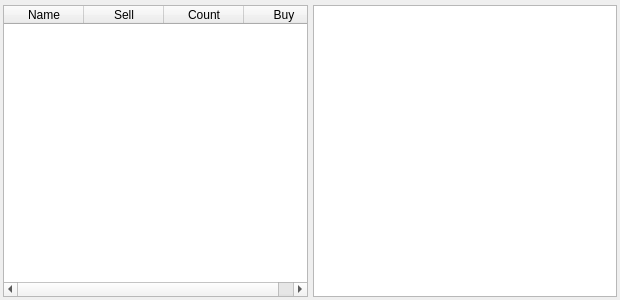
<?xml version="1.0" encoding="UTF-8"?>
<ui version="4.0">
 <class>Prices</class>
 <widget class="QDialog" name="Prices">
  <property name="geometry">
   <rect>
    <x>0</x>
    <y>0</y>
    <width>620</width>
    <height>300</height>
   </rect>
  </property>
  <layout class="QHBoxLayout" name="horizontalLayout">
   <property name="spacing">
    <number>5</number>
   </property>
   <property name="leftMargin">
    <number>3</number>
   </property>
   <property name="topMargin">
    <number>5</number>
   </property>
   <property name="rightMargin">
    <number>3</number>
   </property>
   <property name="bottomMargin">
    <number>3</number>
   </property>
   <item>
    <widget class="QStackedWidget" name="stackedWidget">
     <property name="currentIndex">
      <number>1</number>
     </property>
     <widget class="QWidget" name="pageLoading">
      <layout class="QVBoxLayout" name="verticalLayout">
       <property name="spacing">
        <number>0</number>
       </property>
       <property name="leftMargin">
        <number>0</number>
       </property>
       <property name="topMargin">
        <number>0</number>
       </property>
       <property name="rightMargin">
        <number>0</number>
       </property>
       <property name="bottomMargin">
        <number>0</number>
       </property>
       <item>
        <widget class="QLabel" name="lbStatus">
         <property name="font">
          <font>
           <pointsize>10</pointsize>
          </font>
         </property>
         <property name="alignment">
          <set>Qt::AlignCenter</set>
         </property>
         <property name="textInteractionFlags">
          <set>Qt::LinksAccessibleByMouse|Qt::TextSelectableByMouse</set>
         </property>
        </widget>
       </item>
      </layout>
     </widget>
     <widget class="QWidget" name="pageData">
      <layout class="QHBoxLayout" name="horizontalLayout_2" stretch="1,1">
       <property name="spacing">
        <number>5</number>
       </property>
       <property name="leftMargin">
        <number>0</number>
       </property>
       <property name="topMargin">
        <number>0</number>
       </property>
       <property name="rightMargin">
        <number>0</number>
       </property>
       <property name="bottomMargin">
        <number>0</number>
       </property>
       <item>
        <widget class="QTableWidget" name="tableWidget">
         <property name="editTriggers">
          <set>QAbstractItemView::NoEditTriggers</set>
         </property>
         <property name="selectionMode">
          <enum>QAbstractItemView::NoSelection</enum>
         </property>
         <property name="textElideMode">
          <enum>Qt::ElideNone</enum>
         </property>
         <property name="verticalScrollMode">
          <enum>QAbstractItemView::ScrollPerPixel</enum>
         </property>
         <property name="horizontalScrollMode">
          <enum>QAbstractItemView::ScrollPerPixel</enum>
         </property>
         <property name="showGrid">
          <bool>false</bool>
         </property>
         <property name="cornerButtonEnabled">
          <bool>false</bool>
         </property>
         <attribute name="horizontalHeaderDefaultSectionSize">
          <number>80</number>
         </attribute>
         <attribute name="horizontalHeaderHighlightSections">
          <bool>false</bool>
         </attribute>
         <attribute name="horizontalHeaderMinimumSectionSize">
          <number>20</number>
         </attribute>
         <attribute name="verticalHeaderVisible">
          <bool>false</bool>
         </attribute>
         <attribute name="verticalHeaderDefaultSectionSize">
          <number>14</number>
         </attribute>
         <attribute name="verticalHeaderMinimumSectionSize">
          <number>14</number>
         </attribute>
         <column>
          <property name="text">
           <string>Name</string>
          </property>
          <property name="textAlignment">
           <set>AlignCenter</set>
          </property>
         </column>
         <column>
          <property name="text">
           <string>Sell</string>
          </property>
          <property name="textAlignment">
           <set>AlignCenter</set>
          </property>
         </column>
         <column>
          <property name="text">
           <string>Count</string>
          </property>
          <property name="textAlignment">
           <set>AlignCenter</set>
          </property>
         </column>
         <column>
          <property name="text">
           <string>Buy</string>
          </property>
          <property name="textAlignment">
           <set>AlignCenter</set>
          </property>
         </column>
        </widget>
       </item>
       <item>
        <widget class="QChartView" name="chart"/>
       </item>
      </layout>
     </widget>
    </widget>
   </item>
  </layout>
 </widget>
 <customwidgets>
  <customwidget>
   <class>QChartView</class>
   <extends>QGraphicsView</extends>
   <header>QtCharts</header>
  </customwidget>
 </customwidgets>
 <resources/>
 <connections/>
</ui>
